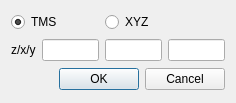
<?xml version="1.0" encoding="UTF-8"?>
<ui version="4.0">
 <class>GoToXYZDialogBase</class>
 <widget class="QDialog" name="GoToXYZDialogBase">
  <property name="geometry">
   <rect>
    <x>0</x>
    <y>0</y>
    <width>236</width>
    <height>103</height>
   </rect>
  </property>
  <property name="windowTitle">
   <string>Go to XYZ</string>
  </property>
  <layout class="QGridLayout" name="gridLayout">
   <item row="1" column="2">
    <widget class="QLineEdit" name="x_lineEdit"/>
   </item>
   <item row="1" column="1">
    <widget class="QLineEdit" name="z_lineEdit"/>
   </item>
   <item row="1" column="0">
    <widget class="QLabel" name="label">
     <property name="text">
      <string>z/x/y</string>
     </property>
    </widget>
   </item>
   <item row="1" column="3">
    <widget class="QLineEdit" name="y_lineEdit"/>
   </item>
   <item row="2" column="0" colspan="4">
    <widget class="QDialogButtonBox" name="button_box">
     <property name="orientation">
      <enum>Qt::Horizontal</enum>
     </property>
     <property name="standardButtons">
      <set>QDialogButtonBox::Cancel|QDialogButtonBox::Ok</set>
     </property>
    </widget>
   </item>
   <item row="0" column="2" colspan="2">
    <widget class="QRadioButton" name="XYZ_radiobutton">
     <property name="text">
      <string>XYZ</string>
     </property>
    </widget>
   </item>
   <item row="0" column="0" colspan="2">
    <widget class="QRadioButton" name="tms_radiobutton">
     <property name="text">
      <string>TMS</string>
     </property>
     <property name="checked">
      <bool>true</bool>
     </property>
    </widget>
   </item>
  </layout>
 </widget>
 <tabstops>
  <tabstop>z_lineEdit</tabstop>
  <tabstop>x_lineEdit</tabstop>
  <tabstop>y_lineEdit</tabstop>
 </tabstops>
 <resources/>
 <connections>
  <connection>
   <sender>button_box</sender>
   <signal>accepted()</signal>
   <receiver>GoToXYZDialogBase</receiver>
   <slot>accept()</slot>
   <hints>
    <hint type="sourcelabel">
     <x>20</x>
     <y>20</y>
    </hint>
    <hint type="destinationlabel">
     <x>20</x>
     <y>20</y>
    </hint>
   </hints>
  </connection>
  <connection>
   <sender>button_box</sender>
   <signal>rejected()</signal>
   <receiver>GoToXYZDialogBase</receiver>
   <slot>reject()</slot>
   <hints>
    <hint type="sourcelabel">
     <x>20</x>
     <y>20</y>
    </hint>
    <hint type="destinationlabel">
     <x>20</x>
     <y>20</y>
    </hint>
   </hints>
  </connection>
 </connections>
</ui>
